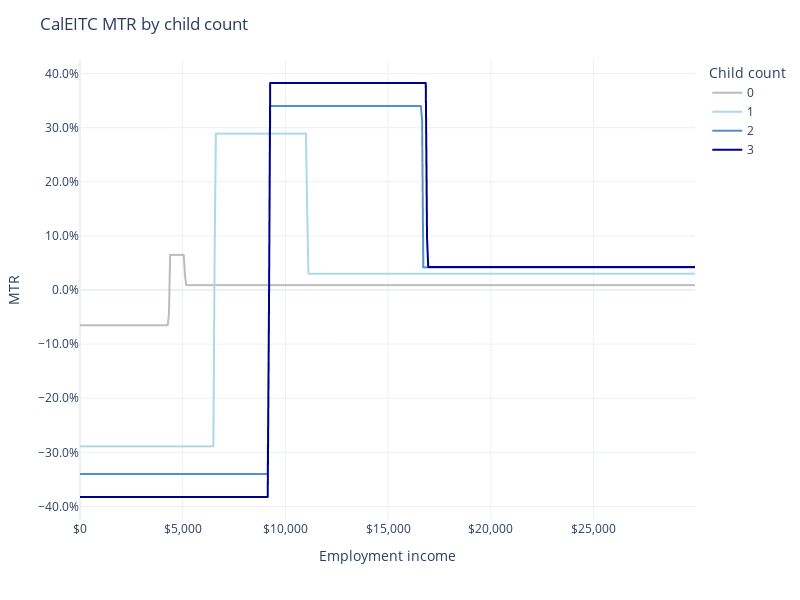

The code cell stored with this chart in its notebook:
### Markdown cell above
## Marginal tax rates

CalEITC imposes both positive and negative marginal tax rates, depending on the taxpayer's income.

### Code cell
df = pd.DataFrame()
df["Employment income"] = simulations[0].calculate("employment_income", 2023)[
    :-1
]
for i in range(4):
    earnings = simulations[i].calculate(
        "employment_income", 2023, map_to="tax_unit"
    )
    ca_eitc = simulations[i].calculate("ca_eitc", 2023)
    mtr = 1 - (ca_eitc[1:] - ca_eitc[:-1]) / (earnings[1:] - earnings[:-1]) - 1
    df[f"{i}"] = mtr

px.line(
    df,
    x="Employment income",
    y=df.columns[1:],
    color_discrete_map=COLOR_MAP,
).update_layout(
    title="CalEITC MTR by child count",
    xaxis_title="Employment income",
    xaxis_tickformat="$,.0f",
    yaxis_title="MTR",
    yaxis_tickformat=".1%",
    legend_title="Child count",
    height=600,
    width=800,
    template="plotly_white",
).show()

### Figure 1 — Plotly figure (JSON) as saved in the notebook; plotly's stock layout.template omitted (floating-point values rounded to 4 significant figures; data arrays with more than 128 entries replaced by an {"elided": "..."} marker saying what was removed)
{"data": [{"hovertemplate": "variable=0<br>Employment income=%{x}<br>value=%{y}<extra></extra>", "legendgroup": "0", "line": {"color": "#BDBDBD", "dash": "solid"}, "marker": {"symbol": "circle"}, "mode": "lines", "name": "0", "showlegend": true, "type": "scattergl", "x": {"elided": "499 float values"}, "xaxis": "x", "y": {"elided": "499 float values"}, "yaxis": "y"}, {"hovertemplate": "variable=1<br>Employment income=%{x}<br>value=%{y}<extra></extra>", "legendgroup": "1", "line": {"color": "lightblue", "dash": "solid"}, "marker": {"symbol": "circle"}, "mode": "lines", "name": "1", "showlegend": true, "type": "scattergl", "x": {"elided": "499 float values"}, "xaxis": "x", "y": {"elided": "499 float values"}, "yaxis": "y"}, {"hovertemplate": "variable=2<br>Employment income=%{x}<br>value=%{y}<extra></extra>", "legendgroup": "2", "line": {"color": "#5091cc", "dash": "solid"}, "marker": {"symbol": "circle"}, "mode": "lines", "name": "2", "showlegend": true, "type": "scattergl", "x": {"elided": "499 float values"}, "xaxis": "x", "y": {"elided": "499 float values"}, "yaxis": "y"}, {"hovertemplate": "variable=3<br>Employment income=%{x}<br>value=%{y}<extra></extra>", "legendgroup": "3", "line": {"color": "darkblue", "dash": "solid"}, "marker": {"symbol": "circle"}, "mode": "lines", "name": "3", "showlegend": true, "type": "scattergl", "x": {"elided": "499 float values"}, "xaxis": "x", "y": {"elided": "499 float values"}, "yaxis": "y"}], "layout": {"height": 600, "legend": {"title": {"text": "Child count"}, "tracegroupgap": 0}, "margin": {"t": 60}, "title": {"text": "CalEITC MTR by child count"}, "width": 800, "xaxis": {"anchor": "y", "domain": [0, 1], "tickformat": "$,.0f", "title": {"text": "Employment income"}}, "yaxis": {"anchor": "x", "domain": [0, 1], "tickformat": ".1%", "title": {"text": "MTR"}}}}
